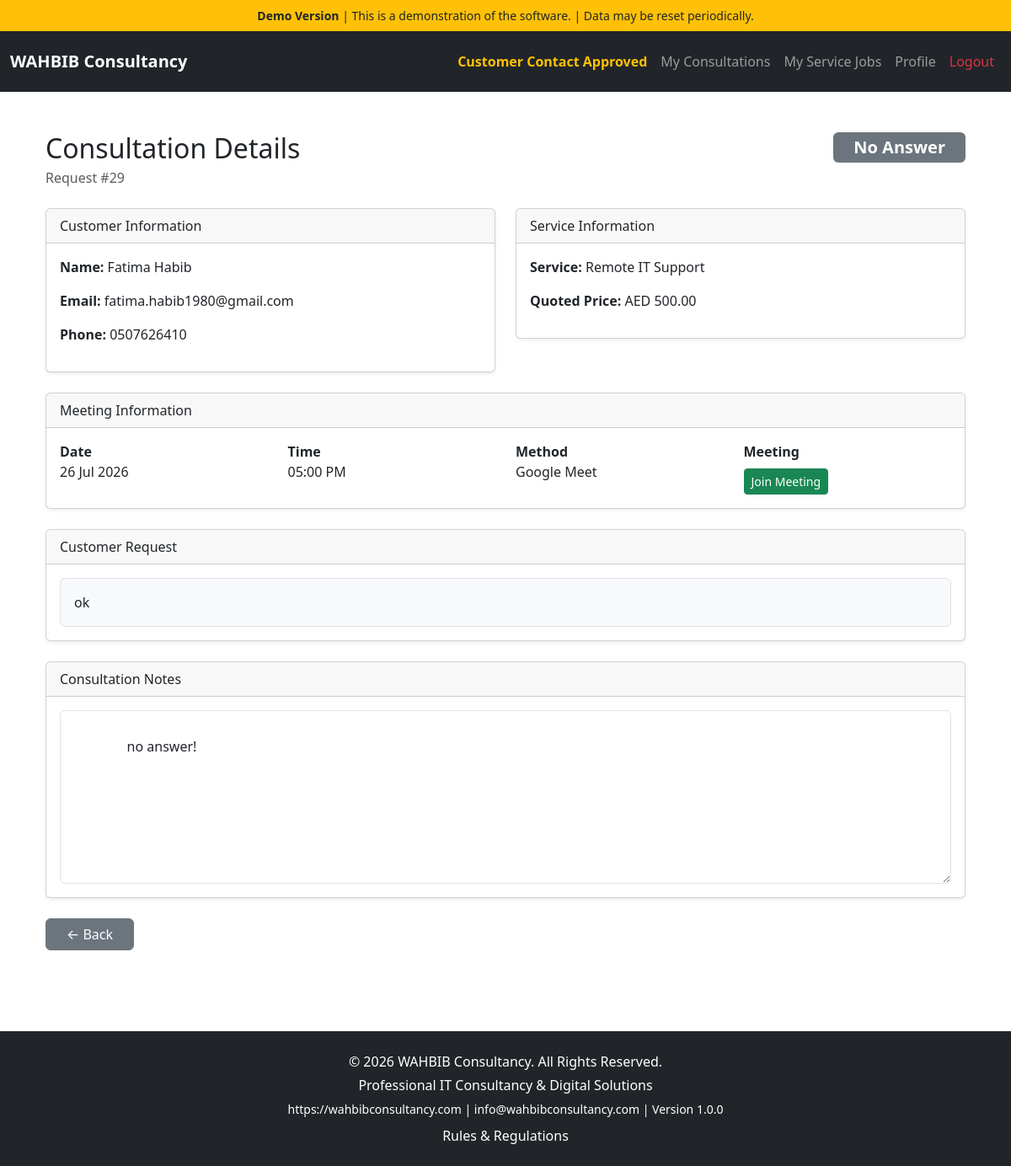
The page /public/index.php?page=view-consultation&id=29 (signed in) on the database its author committed.
### tables this page shows
CREATE TABLE `requests` (
  `id` int(11) NOT NULL AUTO_INCREMENT,
  `customer_id` int(11) NOT NULL,
  `service_id` int(11) NOT NULL,
  `agent_id` int(11) DEFAULT NULL,
  `quoted_price` decimal(10,2) DEFAULT NULL,
  `description` text DEFAULT NULL,
  `status` enum('Pending','Approved','In Progress','Completed','Cancelled') NOT NULL DEFAULT 'Pending',
  `created_at` timestamp NOT NULL DEFAULT current_timestamp(),
  `workflow_stage` varchar(50) DEFAULT NULL,
  `proposal` text DEFAULT NULL,
  `completed_at` datetime DEFAULT NULL,
  `completion_notes` text DEFAULT NULL,
  `admin_instruction` text DEFAULT NULL,
  `contact_notes` text DEFAULT NULL,
  `incomplete_reason` text DEFAULT NULL,
  `consultation_reschedules` int(11) NOT NULL DEFAULT 0,
  `service_reschedules` int(11) NOT NULL DEFAULT 0,
  `service_rejection_reason` text DEFAULT NULL,
  `service_rejected_at` datetime DEFAULT NULL,
  `service_rejected_by` int(11) DEFAULT NULL,
  `job_status` enum('Pending','In Progress','Completed','Could Not Complete','Needs Admin Review','Customer Answered','No Answer','Wrong Number','Customer Requested Reschedule') NOT NULL DEFAULT 'Pending',
  `consultation_rejection_reason` text DEFAULT NULL,
  `consultation_rejected_at` datetime DEFAULT NULL,
  `consultation_rejected_by` int(11) DEFAULT NULL,
  PRIMARY KEY (`id`),
  KEY `customer_id` (`customer_id`),
  KEY `service_id` (`service_id`),
  CONSTRAINT `requests_ibfk_1` FOREIGN KEY (`customer_id`) REFERENCES `customers` (`id`) ON DELETE CASCADE,
  CONSTRAINT `requests_ibfk_2` FOREIGN KEY (`service_id`) REFERENCES `services` (`id`) ON DELETE CASCADE
);

CREATE TABLE `customers` (
  `id` int(11) NOT NULL AUTO_INCREMENT,
  `name` varchar(255) NOT NULL,
  `email` varchar(255) DEFAULT NULL,
  `phone` varchar(50) DEFAULT NULL,
  `company` varchar(255) DEFAULT NULL,
  `notes` text DEFAULT NULL,
  `created_at` timestamp NOT NULL DEFAULT current_timestamp(),
  `password` varchar(255) DEFAULT NULL,
  `reset_token` varchar(255) DEFAULT NULL,
  `reset_token_expires` datetime DEFAULT NULL,
  PRIMARY KEY (`id`)
);

CREATE TABLE `services` (
  `id` int(11) NOT NULL AUTO_INCREMENT,
  `title` varchar(255) NOT NULL,
  `description` text NOT NULL,
  `created_at` timestamp NOT NULL DEFAULT current_timestamp(),
  `price` decimal(10,2) NOT NULL DEFAULT 0.00,
  `image` varchar(255) DEFAULT NULL,
  PRIMARY KEY (`id`)
);

CREATE TABLE `consultation_slots` (
  `id` int(11) NOT NULL AUTO_INCREMENT,
  `slot_date` date NOT NULL,
  `slot_time` time NOT NULL,
  `agent_id` int(11) NOT NULL,
  `consultation_method` varchar(50) DEFAULT NULL,
  `meeting_link` varchar(255) DEFAULT NULL,
  `is_booked` tinyint(1) DEFAULT 0,
  `created_at` timestamp NOT NULL DEFAULT current_timestamp(),
  PRIMARY KEY (`id`),
  UNIQUE KEY `uniq_consultation_slot` (`slot_date`,`slot_time`,`agent_id`)
);

### public/index.php (called while the page is built, shortened)
<?php
require_once ROOT_PATH . '/routes.php';

### app/helpers/meeting.php (called while the page is built, shortened)
<?php
function getMeetingLink(string $method, string $slotTime): string
{
    $minute = date('i', strtotime($slotTime));
    $isHalfHour = ($minute === '30');
    switch ($method) {
        case 'Google Meet':
            return $isHalfHour
                ? GOOGLE_MEET_HALF_HOUR_LINK
                : GOOGLE_MEET_HOUR_LINK;
    }
}

### app/views/agent/view-consultation.php (the view, shortened to what this page needs)
<?php
require_once CONFIG_PATH . '/database.php';
require_once HELPER_PATH . '/meeting.php';
$requestId = (int) ($_GET['id'] ?? 0);
$stmt = $pdo->prepare("
    SELECT
        r.*,
        c.name  AS customer_name,
        c.email,
        c.phone,
        s.title AS service_name,
        cs.slot_date,
        cs.slot_time,
        cs.consultation_method,
        cs.meeting_link
    FROM requests r
    INNER JOIN consultation_bookings cb
        ON cb.request_id = r.id
    INNER JOIN consultation_slots cs
        ON cs.id = cb.slot_id
    INNER JOIN customers c
        ON c.id = r.customer_id
    INNER JOIN services s
        ON s.id = r.service_id
    WHERE r.id = ?
    AND cb.agent_id = ?
    LIMIT 1
");
$stmt->execute([
    $requestId,
    $_SESSION['agent']['id']
]);
$consultation = $stmt->fetch(PDO::FETCH_ASSOC);
$meetingLink = getMeetingLink(
    $consultation['consultation_method'],
    $consultation['slot_time']
);
$status = $consultation['job_status'];
$badge = 'secondary';
require VIEW_PATH . '/layouts/header-agent.php';
?>
<div class="container py-4">
    <div class="d-flex justify-content-between align-items-start mb-4">
    <div>
        <h2 class="mb-1">
            Consultation Details
        </h2>
        <p class="text-muted mb-0">
            Request #<?= $consultation['id'] ?>
        </p>
    </div>
    <div class="text-end">
    <span class="badge bg-<?= $badge ?> fs-5 px-4 py-2">
        <?= htmlspecialchars($status) ?>
    </span>
</div>
</div>
    <div class="row">
        <div class="col-lg-6">
            <div class="card shadow-sm mb-4">
                <div class="card-header">
                    Customer Information
                </div>
                <div class="card-body">
                    <p><strong>Name:</strong> <?= htmlspecialchars($consultation['customer_name']) ?></p>
                    <p><strong>Email:</strong> <?= htmlspecialchars($consultation['email']) ?></p>
                    <p><strong>Phone:</strong> <?= htmlspecialchars($consultation['phone']) ?></p>
                </div>
            </div>
        </div>
        <div class="col-lg-6">
            <div class="card shadow-sm mb-4">
                <div class="card-header">
                    Service Information
                </div>
                <div class="card-body">
                    <p><strong>Service:</strong> <?= htmlspecialchars($consultation['service_name']) ?></p>
                    <p><strong>Quoted Price:</strong> AED <?= number_format($consultation['quoted_price'],2) ?></p>
                </div>
            </div>
        </div>
    </div>
    <div class="card shadow-sm mb-4">
        <div class="card-header">
            Meeting Information
        </div>
        <div class="card-body">
            <div class="row">
                <div class="col-md-3">
                    <strong>Date</strong><br>
                    <?= date('d M Y', strtotime($consultation['slot_date'])) ?>
                </div>
                <div class="col-md-3">
                    <strong>Time</strong><br>
                    <?= date('h:i A', strtotime($consultation['slot_time'])) ?>
                </div>
                <div class="col-md-3">
                    <strong>Method</strong><br>
                    <?= $consultation['consultation_method'] ?: 'Not Assigned' ?>
                </div>
                <div class="col-md-3">
                    <strong>Meeting</strong><br>
                    <?php if (!empty($meetingLink)): ?>
                        <a
                            href="<?= htmlspecialchars($meetingLink) ?>"
                            target="_blank"
                            class="btn btn-success btn-sm mt-2">
                            Join Meeting
                        </a>
                    <?php else: ?>
                        Not Available
                    <?php endif; ?>
                </div>
            </div>
        </div>
    </div>
    <div class="card shadow-sm mb-4">
        <div class="card-header">
            Customer Request
        </div>
        <div class="card-body">
            <div class="bg-light border rounded p-3">
                <?= nl2br(htmlspecialchars($consultation['description'])) ?>
            </div>
        </div>
    </div>
    <div class="card shadow-sm mb-4">
        <div class="card-header">
            Consultation Notes
        </div>
        <div class="card-body">
           <form method="POST">
                <textarea
                    class="form-control"
                    rows="8"
                    name="agent_notes"
                    >
                <?= htmlspecialchars($consultation['completion_notes']) ?>
                </textarea>
        </div>
    </div>
   <div class="d-flex justify-content-between mt-4">
    <a
        href="?page=agent-consultations"
        class="btn btn-secondary px-4">
        ← Back
    </a>
</div>
</div>
<?php require VIEW_PATH . '/layouts/footer.php'; ?>

### rows shown on the page
requests: id "29", job_status "No Answer", customer.name "Fatima Habib", customer.email "fatima.habib1980@gmail.com", customer.phone "0507626410", service.title "Remote IT Support", quoted_price "500.00", consultation_slots.slot_date "26 Jul 2026", consultation_slots.slot_time "05:00 PM", consultation_slots.consultation_method "Google Meet", description "ok", agent_notes "no answer!"

### other values the page prints
COMPANY_NAME "WAHBIB Consultancy"
PRODUCT_COPYRIGHT "© 2026 WAHBIB Consultancy. All Rights Reserved."
COMPANY_TAGLINE "Professional IT Consultancy & Digital Solutions"
COMPANY_WEBSITE "https://wahbibconsultancy.com"
COMPANY_EMAIL "info@wahbibconsultancy.com"
PRODUCT_VERSION "1.0.0"
